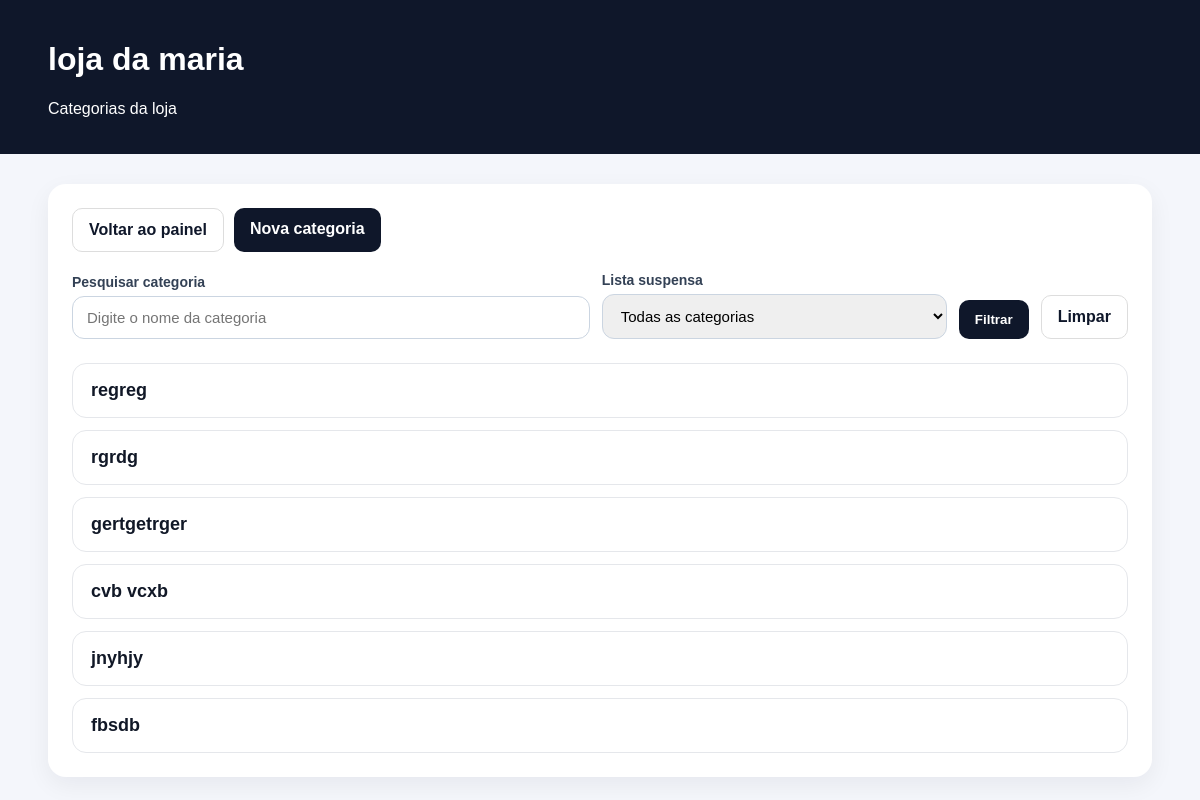
/painel/categorias/ (signed in), run on the app's committed database.
### lojas/models.py (models this page shows, shortened)
class Loja(models.Model):
    tipo_loja = models.CharField(
        max_length=30,
        choices=TIPOS_LOJA,
        default="outros",
        verbose_name="Tipo da loja"
    )
    dono = models.OneToOneField(
        User,
        on_delete=models.CASCADE,
        related_name="loja"
    )
    nome = models.CharField(max_length=150)
    slug = models.SlugField(max_length=160, unique=True, blank=True)
    descricao = models.TextField(blank=True, null=True)
    logo = models.ImageField(upload_to="lojas/", blank=True, null=True)
    email_comercial = models.EmailField(blank=True, null=True)
    telefone = models.CharField(max_length=30, blank=True, null=True)
    cnpj = models.CharField(max_length=30, blank=True, null=True)
    endereco = models.CharField(max_length=255, blank=True, null=True)
    banner_titulo = models.CharField(max_length=150, blank=True, null=True)
    banner_subtitulo = models.CharField(max_length=255, blank=True, null=True)
    banner_botao_texto = models.CharField(max_length=100, blank=True, null=True)
    banner_botao_link = models.CharField(max_length=255, blank=True, null=True)
    banner_cor_inicio = models.CharField(max_length=20, blank=True, null=True)
    banner_cor_fim = models.CharField(max_length=20, blank=True, null=True)
    banner_imagem = models.ImageField(upload_to="banners/", blank=True, null=True)
    texto_busca = models.CharField(max_length=150, blank=True, null=True)
    ativa = models.BooleanField(default=True)
    valor_licenca = models.DecimalField(max_digits=10, decimal_places=2, default=49.90)
    data_ultimo_pagamento = models.DateField(blank=True, null=True)
    data_vencimento_licenca = models.DateField(blank=True, null=True)
    status_licenca = models.CharField(
        max_length=20,
        choices=STATUS_LICENCA_CHOICES,
        default="pendente"
    )
    link_pagamento = models.URLField(blank=True, null=True)
    chave_pix = models.CharField(max_length=255, blank=True, null=True)
    pix_copia_cola = models.TextField(blank=True, null=True)
    nome_recebedor = models.CharField(max_length=150, blank=True, null=True)
    whatsapp_financeiro = models.CharField(max_length=30, blank=True, null=True)
    aceitar_pix = models.BooleanField(default=True)
    aceitar_cartao = models.BooleanField(default=True)
    aceitar_whatsapp_financeiro = models.BooleanField(default=True)
    observacoes_licenca = models.TextField(blank=True, null=True)
    criado_em = models.DateTimeField(auto_now_add=True)
    atualizado_em = models.DateTimeField(auto_now=True)
    class Meta:
        ordering = ["nome"]
    def save(self, *args, **kwargs):
        super().save(*args, **kwargs)
    def verificar_licenca(self):
        hoje = timezone.localdate()
        if not self.data_vencimento_licenca:
            self.status_licenca = "pendente"
            self.ativa = False
            self.save(update_fields=["status_licenca", "ativa", "atualizado_em"])
            return
        if hoje > self.data_vencimento_licenca:
            self.status_licenca = "vencida"
            self.ativa = False
        else:
            self.status_licenca = "ativa"
            self.ativa = True
        self.save(update_fields=["status_licenca", "ativa", "atualizado_em"])

### produtos/models.py (models this page shows, shortened)
class Categoria(models.Model):
    loja = models.ForeignKey(Loja, on_delete=models.CASCADE)
    nome = models.CharField(max_length=100)

### lojas/views.py (the view)
# urls.py: path("painel/categorias/", categorias, name="categorias"),
@login_required
def categorias(request):
    loja = get_loja_do_dono(request)
    if not loja:
        return redirect("login_loja")
    bloqueio = bloquear_acesso_se_licenca_inativa(request, loja)
    if bloqueio:
        return bloqueio
    categorias_lista = Categoria.objects.filter(loja=loja)
    return render(request, "categorias.html", {
        "loja": loja,
        "categorias": categorias_lista,
    })

### lojas/views.py (called while the page is built)
def get_loja_do_dono(request):
    if not request.user.is_authenticated:
        return None
    loja = Loja.objects.filter(dono=request.user).first()
    if loja:
        loja.verificar_licenca()
    return loja

def bloquear_acesso_se_licenca_inativa(request, loja):
    loja.verificar_licenca()
    if loja.status_licenca in ["pendente", "vencida"] or not loja.ativa:
        return redirect("licenca_bloqueada")
    return None

### templates/categorias.html (shortened to what this page needs)
<!DOCTYPE html>
<html lang="pt-BR">
<head>
</head>
<body>
    <div class="topo">
        <div class="wrap">
            <h1>{{ loja.nome }}</h1>
            <p>Categorias da loja</p>
        </div>
    </div>
    <div class="wrap">
        <div class="box">
            <div class="topo-box">
                <div style="display:flex;gap:10px;flex-wrap:wrap;">
                    <a class="botao-claro" href="/painel/">Voltar ao painel</a>
                    <a class="botao" href="{% url 'nova_categoria' %}">Nova categoria</a>
                </div>
            </div>
            <form method="get" class="filtros">
                <div class="grupo">
                    <label for="busca">Pesquisar categoria</label>
                    <input
                        type="text"
                        name="busca"
                        id="busca"
                        placeholder="Digite o nome da categoria"
                        value="{{ busca }}"
                    >
                </div>
                <div class="grupo">
                    <label for="categoria_id">Lista suspensa</label>
                    <select name="categoria_id" id="categoria_id">
                        <option value="">Todas as categorias</option>
                    </select>
                </div>
                <button type="submit" class="botao">Filtrar</button>
                <a href="{% url 'categorias' %}" class="botao-claro">Limpar</a>
            </form>
            <div class="lista-categorias">
                {% for categoria in categorias %}
                    <div class="item-categoria">
                        <div class="nome-categoria">{{ categoria.nome }}</div>
                    </div>
                {% empty %}
                    <div class="vazio">Nenhuma categoria encontrada.</div>
                {% endfor %}
            </div>
        </div>
    </div>
</body>
</html>

### templates/categorias.html (style rules this page uses)
body { font-family:Arial,sans-serif; background:#f4f6fb; margin:0; color:#1f2937; }
.topo { background:#0f172a; color:white; padding:20px 0; }
.wrap { width:92%; max-width:1200px; margin:0 auto; }
.box { background:white; margin-top:30px; padding:24px; border-radius:18px; box-shadow:0 8px 24px rgba(15,23,42,0.06); }
.topo-box { display:flex; justify-content:space-between; align-items:center; gap:12px; flex-wrap:wrap; margin-bottom:20px; }
.botao { background:#0f172a; color:white; text-decoration:none; padding:12px 16px; border-radius:10px; display:inline-block; border:none; cursor:pointer; font-weight:bold; }
.botao-claro { background:white; color:#0f172a; text-decoration:none; padding:12px 16px; border-radius:10px; border:1px solid #ddd; display:inline-block; font-weight:bold; }
.filtros { display:grid; grid-template-columns:1.5fr 1fr auto auto; gap:12px; margin-bottom:24px; align-items:end; }
.filtros .grupo { display:flex; flex-direction:column; }
.filtros label { font-size:14px; font-weight:bold; margin-bottom:6px; color:#334155; }
.filtros input, .filtros select { padding:12px 14px; border:1px solid #cbd5e1; border-radius:12px; font-size:15px; outline:none; }
.lista-categorias { display:grid; gap:12px; }
.item-categoria { border:1px solid #e5e7eb; border-radius:14px; padding:16px 18px; display:flex; justify-content:space-between; align-items:center; gap:12px; flex-wrap:wrap; }
.nome-categoria { font-size:18px; font-weight:800; color:#111827; }

### data on the page
Loja: nome "loja da maria"
Categoria: nome "regreg"
Categoria: nome "rgrdg"
Categoria: nome "gertgetrger"
Categoria: nome "cvb vcxb"
Categoria: nome "jnyhjy"
Categoria: nome "fbsdb"
